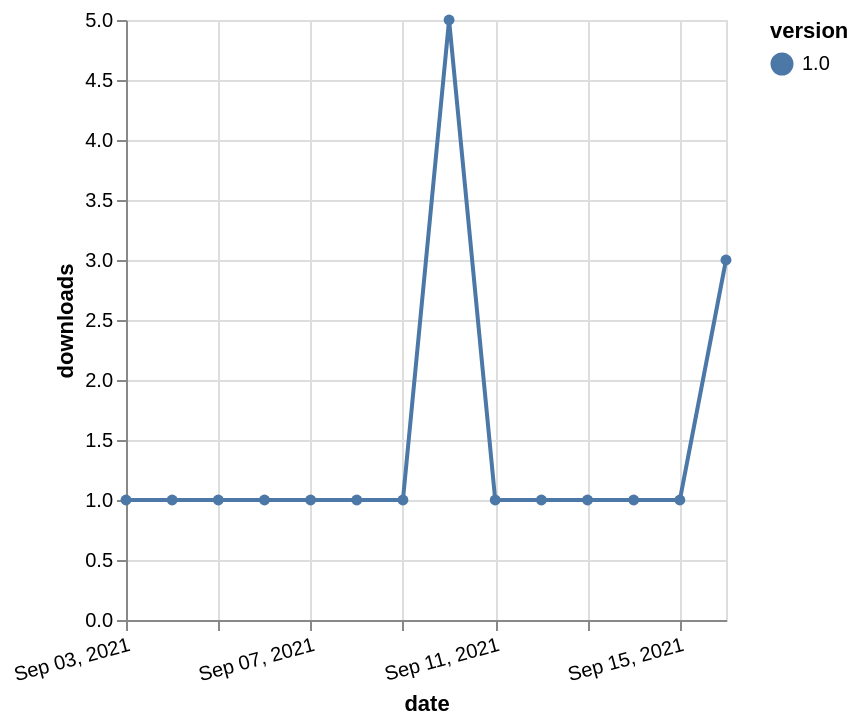

Here is the Vega-Lite specification saved for this chart:
### Vega-Lite specification from a JSON file in a GitHub repository (floating-point values rounded to 4 significant figures)
{"$schema": "https://vega.github.io/schema/vega-lite/v5.json", "description": "A simple bar chart with embedded data.", "data": {"values": [{"date": "2021-09-03", "total": 221, "delta": 1, "version": "1.0"}, {"date": "2021-09-04", "total": 222, "delta": 1, "version": "1.0"}, {"date": "2021-09-05", "total": 223, "delta": 1, "version": "1.0"}, {"date": "2021-09-06", "total": 224, "delta": 1, "version": "1.0"}, {"date": "2021-09-07", "total": 225, "delta": 1, "version": "1.0"}, {"date": "2021-09-08", "total": 226, "delta": 1, "version": "1.0"}, {"date": "2021-09-09", "total": 227, "delta": 1, "version": "1.0"}, {"date": "2021-09-10", "total": 232, "delta": 5, "version": "1.0"}, {"date": "2021-09-11", "total": 233, "delta": 1, "version": "1.0"}, {"date": "2021-09-12", "total": 234, "delta": 1, "version": "1.0"}, {"date": "2021-09-13", "total": 235, "delta": 1, "version": "1.0"}, {"date": "2021-09-14", "total": 236, "delta": 1, "version": "1.0"}, {"date": "2021-09-15", "total": 237, "delta": 1, "version": "1.0"}, {"date": "2021-09-16", "total": 240, "delta": 3, "version": "1.0"}]}, "width": "container", "mark": {"type": "line", "point": {"filled": true}}, "encoding": {"x": {"field": "date", "type": "temporal", "timeUnit": "yearmonthdate", "title": "date", "axis": {"labelAngle": -15}}, "y": {"field": "delta", "type": "quantitative", "title": "downloads"}, "color": {"field": "version", "type": "nominal"}, "tooltip": {"field": "delta"}}}
